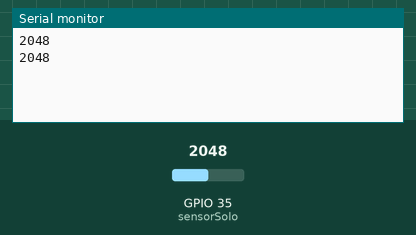
Recording of a sketch running on a simulated ESP32. Shown: the last lines printed to the serial monitor. Inputs (shaded band) come from the test bench; at power-on: GPIO 35 (sensorSolo) = 2048.

Above: at 1.3 s.
1.4 s: GPIO 35 (sensorSolo) set to 2866
At 1.9 s:
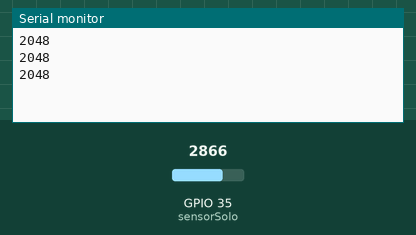
2.9 s: GPIO 35 (sensorSolo) set to 3603
At 3.4 s:
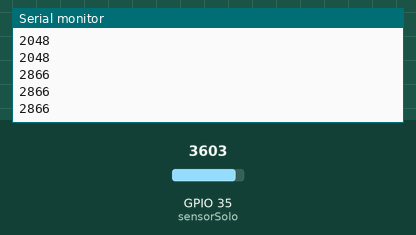
Timing chart, 0 to 5.9 s (numbered marks = the images above; inputs shaded):
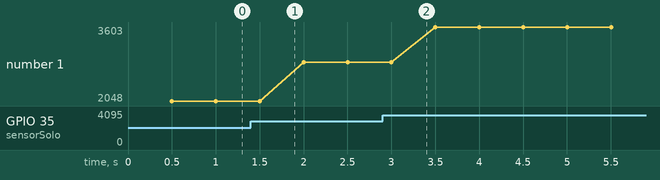

The sketch:

sensorSolo.ino
```cpp
int sensorSolo = 35;
int leituraSolo;

void setup() {
 Serial.begin(115200);
  pinMode(sensorSolo, INPUT);

}

void loop() {
  leituraSolo = analogRead(sensorSolo);
  delay(500);
  Serial.println(leituraSolo);

}
```

Measured:
- plotted number 1: 2048 → 2866 after the input at 1.4 s, 2866 → 3603 after the input at 2.9 s
